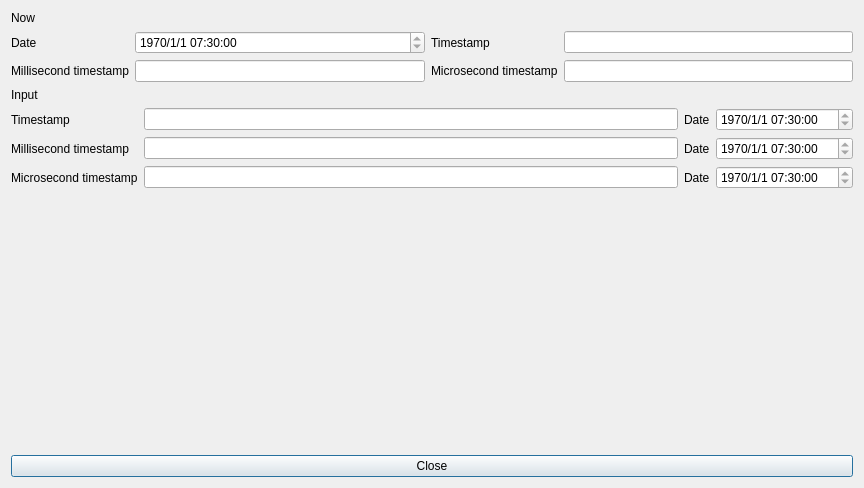
<?xml version="1.0" encoding="UTF-8"?>
<ui version="4.0">
 <class>TimestampShowDialog</class>
 <widget class="QDialog" name="TimestampShowDialog">
  <property name="geometry">
   <rect>
    <x>0</x>
    <y>0</y>
    <width>864</width>
    <height>488</height>
   </rect>
  </property>
  <layout class="QVBoxLayout" name="verticalLayout">
   <item>
    <widget class="QLabel" name="label_5">
     <property name="text">
      <string>Now</string>
     </property>
    </widget>
   </item>
   <item>
    <layout class="QGridLayout" name="gridLayout">
     <item row="0" column="2">
      <widget class="QLabel" name="label_2">
       <property name="text">
        <string>Timestamp</string>
       </property>
      </widget>
     </item>
     <item row="0" column="3">
      <widget class="QLineEdit" name="lineEditNowts">
       <property name="readOnly">
        <bool>true</bool>
       </property>
      </widget>
     </item>
     <item row="0" column="0">
      <widget class="QLabel" name="label">
       <property name="text">
        <string>Date</string>
       </property>
      </widget>
     </item>
     <item row="1" column="0">
      <widget class="QLabel" name="label_3">
       <property name="text">
        <string>Millisecond timestamp</string>
       </property>
      </widget>
     </item>
     <item row="1" column="1">
      <widget class="QLineEdit" name="lineEditNowmts">
       <property name="readOnly">
        <bool>true</bool>
       </property>
      </widget>
     </item>
     <item row="1" column="2">
      <widget class="QLabel" name="label_4">
       <property name="text">
        <string>Microsecond timestamp</string>
       </property>
      </widget>
     </item>
     <item row="1" column="3">
      <widget class="QLineEdit" name="lineEditNowmmts">
       <property name="readOnly">
        <bool>true</bool>
       </property>
      </widget>
     </item>
     <item row="0" column="1">
      <widget class="QDateTimeEdit" name="dateTimeEditNow">
       <property name="readOnly">
        <bool>true</bool>
       </property>
       <property name="dateTime">
        <datetime>
         <hour>7</hour>
         <minute>30</minute>
         <second>0</second>
         <year>1970</year>
         <month>1</month>
         <day>1</day>
        </datetime>
       </property>
       <property name="displayFormat">
        <string>yyyy/M/d HH:mm:ss</string>
       </property>
      </widget>
     </item>
    </layout>
   </item>
   <item>
    <widget class="QLabel" name="label_6">
     <property name="text">
      <string>Input</string>
     </property>
    </widget>
   </item>
   <item>
    <layout class="QGridLayout" name="gridLayout_2">
     <item row="1" column="0">
      <widget class="QLabel" name="label_9">
       <property name="text">
        <string>Millisecond timestamp</string>
       </property>
      </widget>
     </item>
     <item row="1" column="1">
      <widget class="QLineEdit" name="lineEditInmts">
       <property name="readOnly">
        <bool>true</bool>
       </property>
      </widget>
     </item>
     <item row="2" column="0">
      <widget class="QLabel" name="label_11">
       <property name="text">
        <string>Microsecond timestamp</string>
       </property>
      </widget>
     </item>
     <item row="2" column="1">
      <widget class="QLineEdit" name="lineEditInmmts">
       <property name="readOnly">
        <bool>true</bool>
       </property>
      </widget>
     </item>
     <item row="2" column="2">
      <widget class="QLabel" name="label_12">
       <property name="text">
        <string>Date</string>
       </property>
      </widget>
     </item>
     <item row="1" column="4">
      <widget class="QDateTimeEdit" name="dateTimeEditInmdt">
       <property name="readOnly">
        <bool>true</bool>
       </property>
       <property name="dateTime">
        <datetime>
         <hour>7</hour>
         <minute>30</minute>
         <second>0</second>
         <year>1970</year>
         <month>1</month>
         <day>1</day>
        </datetime>
       </property>
       <property name="displayFormat">
        <string>yyyy/M/d HH:mm:ss</string>
       </property>
      </widget>
     </item>
     <item row="0" column="1">
      <widget class="QLineEdit" name="lineEditInts">
       <property name="readOnly">
        <bool>true</bool>
       </property>
      </widget>
     </item>
     <item row="0" column="0">
      <widget class="QLabel" name="label_7">
       <property name="text">
        <string>Timestamp</string>
       </property>
      </widget>
     </item>
     <item row="0" column="2">
      <widget class="QLabel" name="label_8">
       <property name="text">
        <string>Date</string>
       </property>
      </widget>
     </item>
     <item row="0" column="4">
      <widget class="QDateTimeEdit" name="dateTimeEditIndt">
       <property name="readOnly">
        <bool>true</bool>
       </property>
       <property name="dateTime">
        <datetime>
         <hour>7</hour>
         <minute>30</minute>
         <second>0</second>
         <year>1970</year>
         <month>1</month>
         <day>1</day>
        </datetime>
       </property>
       <property name="displayFormat">
        <string>yyyy/M/d HH:mm:ss</string>
       </property>
      </widget>
     </item>
     <item row="1" column="2">
      <widget class="QLabel" name="label_10">
       <property name="text">
        <string>Date</string>
       </property>
      </widget>
     </item>
     <item row="2" column="4">
      <widget class="QDateTimeEdit" name="dateTimeEditInmmdt">
       <property name="readOnly">
        <bool>true</bool>
       </property>
       <property name="dateTime">
        <datetime>
         <hour>7</hour>
         <minute>30</minute>
         <second>0</second>
         <year>1970</year>
         <month>1</month>
         <day>1</day>
        </datetime>
       </property>
       <property name="displayFormat">
        <string>yyyy/M/d HH:mm:ss</string>
       </property>
      </widget>
     </item>
    </layout>
   </item>
   <item>
    <spacer name="verticalSpacer">
     <property name="orientation">
      <enum>Qt::Vertical</enum>
     </property>
     <property name="sizeHint" stdset="0">
      <size>
       <width>20</width>
       <height>40</height>
      </size>
     </property>
    </spacer>
   </item>
   <item>
    <widget class="QPushButton" name="pushButtonClose">
     <property name="text">
      <string>Close</string>
     </property>
    </widget>
   </item>
  </layout>
 </widget>
 <resources/>
 <connections/>
</ui>
